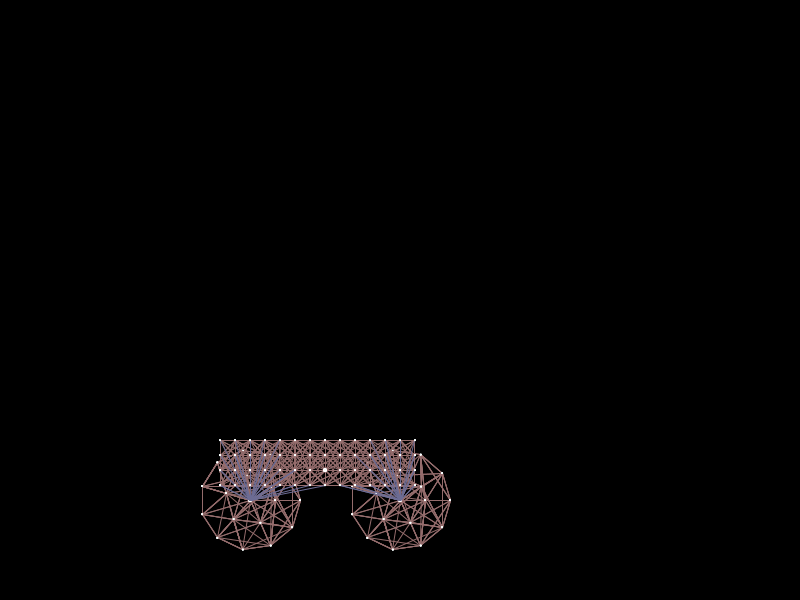
Frame 1 (no input)
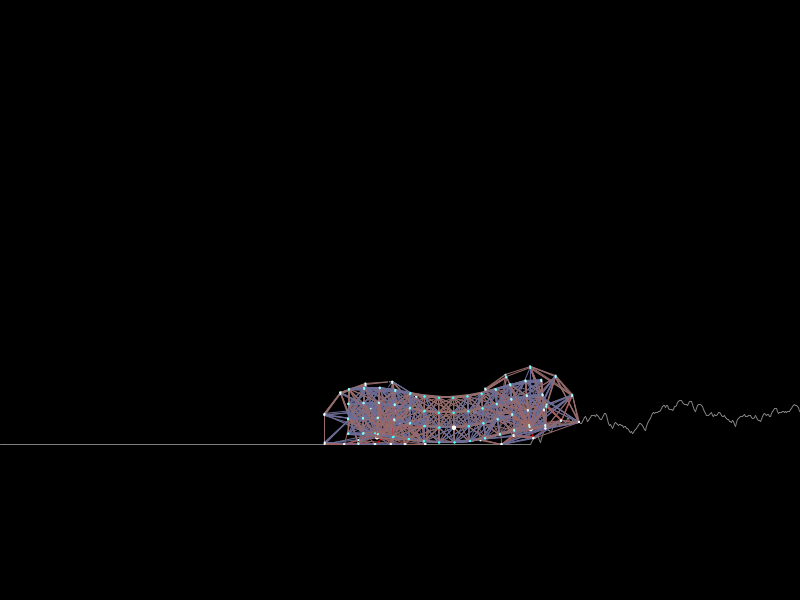
Frame 60 (the mouse pressed at the canvas centre just before this capture)
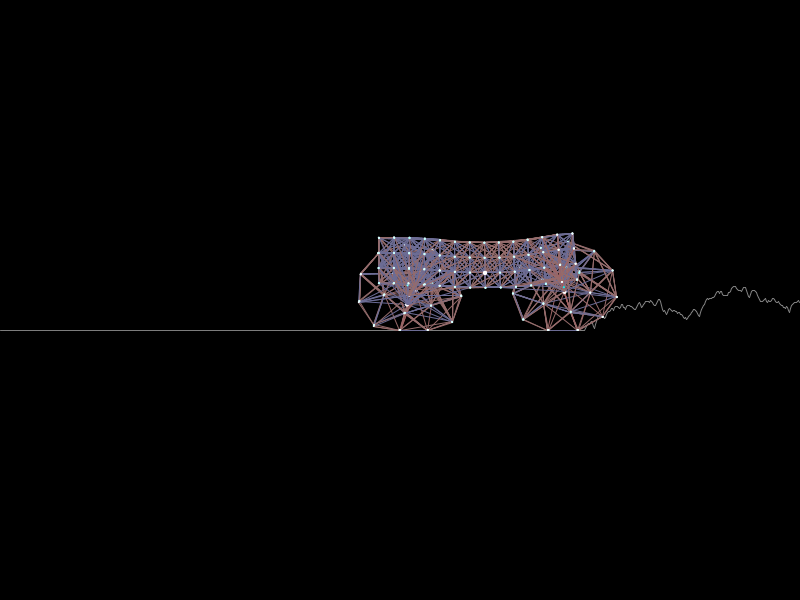
Frame 120 (the mouse held since frame 60 and released just before this capture)

The Processing sketch that drew these frames (run headless with seeded random() and noise(); from frame 60 on, the mouse is pressed at the canvas centre):

// Processing sketch: springs3d
// ── springs3d.pde
/*

Lucas Walter
July 2012
GPL 3.0

*/

boolean use_2d = true;

Particle cam;

class Terrain
{
  float ht[];
  Terrain()
  {
    ht = new float[4096];
    
    for (int i = 0; i < ht.length; i++)
    {
      ht[i] = /*-i/2 +*/ 2.5*height/6 + height/30.0*noise(i/5.0) + height/12*noise(i/50.0) + height/6*noise(i/250.0); 
    
    }
  }
  
  float getHeight(float y)
  {
    int yi  = (int)y;
    
    if (yi < 0) yi = 0;
    if (yi > ht.length-1) yi = ht.length-1;
    
    return ht[yi];
  }
  
  void draw(PVector cam_pos)
  {
    int wd = width;
    int ht = height/2;
    for (int i = 1; i < wd; i++)
    {
      stroke(128);
      // center the terrain on the cam_pos
      line(i-1, -cam_pos.y +ht + getHeight(i + cam_pos.x - wd/2-1), 
           i, -cam_pos.y +ht + getHeight(i + cam_pos.x - wd/2));
    } 
  }
  
}

Terrain terrain;

class Particle
{
  PVector p;
  PVector v;
  PVector a;
  
  Particle(PVector new_p)
  {
    p = new PVector(new_p.x, new_p.y, new_p.z);
    v = new PVector();
    a = new PVector();
    
    //println("Pr " + p); 
  }
  
  void addForce(PVector new_f)
  {
    // TBD add mass later
    a.add(new_f);
  }
  
  void update() // = new PVector(0,-0.1,0))
  {
    //a.add(new_a);
    v.add(a);
    
    if (use_2d)
      v.z = 0;
    
    p.add(v);   
    
    if (terrain != null) {
    float ht = terrain.getHeight(p.x);
    if (p.y > ht) {
      
      //if (v.y > 10.0) // destroy ground under impact
        //terrain.ht[(int)p.x] = p.y;
        // not working great yet.
      p.y = ht;
      //v.mult(-0.5);
      //if (v.y > 0)
        v.y = -v.y*0.3; //.99;
       
       float depth = abs(p.y -ht);
       if (depth <4.0) depth = 4.0;
       v.x /= depth*depth;
       v.z /= depth*depth;
       
       //println(v.x + "   " + v.z);
    }
    }
     
    // make things viscous
    v.mult(0.99);
    
    // need new forces in next time step
    a.mult(0);
  }
  
  void draw()
  {
    float vel = v.mag();
    noStroke();
    fill(255 - vel*50,255,255);
    ellipse(p.x, p.y, 2,2); 
    //ellipse(p.z, p.y, 2,2); 
  }
  
  float dist(Particle p2)
  {
    return p.dist(p2.p);
  }
  
  float distManhattan(Particle p2)
  {
    return abs(p.x-p2.p.x) + abs(p.y-p2.p.y) + abs(p.z-p2.p.z);
  }
  
  /*
  static PVector sub(Particle p1, Particle p2)
  {
    return PVector.sub(p1,p2); 
  }
  */  
}

class Spring 
{
   
  Particle v1, v2;
  
  float rest;
  float K; // spring constant
  float C; // damping constant
  float Tf; // torsional damping
  
  float dis;
  float x;
  float x_old; // old length
  
  boolean alter_1, alter_2;
 
 // Spring(Particle new_v1, Particle new_v2, float new_K)
   Spring(Particle new_v1, Particle new_v2, 
      float new_K, float new_C, 
      boolean new_alter_1, boolean new_alter_2)
  {
    v1 = new_v1;
    v2 = new_v2;
    K = new_K;
    
    C = new_C; // 0.010;
    Tf = 0.015;
     
    rest = v1.dist(v2);
    
    alter_1 = new_alter_1;
    alter_2 = new_alter_2;
    //println(rest + ": " + v1.p + " ,   " + v2.p + ": " + K);
  } 
  
  /*
  Spring(Particle new_v1, Particle new_v2, float new_K, 
      boolean new_alter_1, boolean new_alter_2)
  {
    alter_1 = new_alter_1;
    alter_2 = new_alter_2;
    
    return Spring.Spring(new_v1, new_v2, new_K);
  }*/
  
  void update()
  {
    dis = v1.dist(v2); 
    x = rest - dis; 
    
    // hard max
    if (x > 2.0 * dis) x = 2.0*dis;
    
    float acc = -K * x;
    
    // diff_o points from v1 TO v2
    PVector diff_o = PVector.sub(v2.p, v1.p);
    diff_o.normalize();
    
    PVector diff = new PVector(0.0,0.0,0.0);
    diff.set(diff_o);
    diff.mult(acc);
    if (alter_1)
      v1.addForce(diff);
    diff.mult(-1.0);
    if (alter_2)
      v2.addForce(diff);
    
    PVector diffC = new PVector(0.0,0.0,0.0);
    diffC.set(diff_o);
    
    float dx = x_old - x;
    if (dx > rest) dx = rest;
    if (dx < -rest) dx = -rest;
    
    diffC.mult(dx*C);
    
    x_old = x;
    if (alter_1)
      v1.addForce(diffC);
    diffC.mult(-1.0);
    if (alter_2)
      v2.addForce(diffC);
    
    // Find tangential velocities
    if (Tf != 0) {
    PVector diff1  = new PVector(0.0,0.0,0.0);
    diff1.set(diff_o);
    
    // find the vector component of velocity that points towards
    // the other particle
    float vdot1 = v1.v.dot(diff1);
    diff1.mult(vdot1);
    PVector vel_tan_1 = PVector.sub(v1.v, diff1);
    
    PVector diff2  = new PVector(0.0,0.0,0.0);
    diff2.set(diff_o);
    
    // find the vector component of velocity that points towards
    // the other particle
    float vdot2 = v2.v.dot(diff2);
    diff2.mult(-vdot2);
    PVector vel_tan_2 = PVector.sub(v2.v, diff2);
    
    PVector avg_tan_vel = PVector.add(vel_tan_1, vel_tan_2);
    avg_tan_vel.div(2);
    
    // now get non-average tangential velocities:
    vel_tan_1.sub(avg_tan_vel);
    vel_tan_2.sub(avg_tan_vel);
    
    // point in opposite directions to opposing the movement
    vel_tan_1.mult(-Tf);
    vel_tan_2.mult(-Tf);
    
    v1.addForce(vel_tan_1);
    v2.addForce(vel_tan_2);
    }
   

 
  }
  
  void draw()
  {
    // transparency is very slow
    
    int  f;
    if (dis > rest) {
      f =  (int)(dis/rest*20.0);
      stroke(128-f, 128-f, 128+f); //, 10);
    } else {
      f =  (int) (rest/dis*20.0);
      stroke(128+f, 128-f,128-f);//,10);
    }
    
    //if (dis > 2.0*rest)
    //if (count == 0)
    //  println(f + ", " + rest + "  " + dis + "   ");

    line(v1.p.x, v1.p.y, v2.p.x, v2.p.y);
    
    //line(v1.p.z, v1.p.y, v2.p.z, v2.p.y);
  }
}

PVector gravity;

class Structure
{
  ArrayList springs;
  ArrayList masses;
   
  PVector axle;
  
  ArrayList cen;
  
  float Cf;
  float Kf;
  float SP;
  
  Structure(int NM_x, int NM_y, float new_SP, PVector offset, boolean make_circle)
  {
    springs = new ArrayList();
    masses = new ArrayList();
    cen = new ArrayList();
    int Z_NM = 3;

    Cf = 0.02;
    //if (use_2d) Z_NM = 1;
    SP = new_SP;// 10.0;
    Kf = 0.09;// * SP/10.0;

  for (int k = 0; k < Z_NM; k++) {
  if (make_circle) {
    for (int r = 0; r < NM_x/2; r++) {
     for (int a =  0; a < NM_y; a+= (NM_x/2-r)) {
       float rad = r *SP;
       float angle = (float)a*2.0*PI/(float)NM_y;
       Particle p = new Particle(new PVector(rad * cos(angle), rad*sin(angle), k*SP));
       p.p.add(offset);

       masses.add(p);
       
        if (r ==0) {
         cen.add(p);
         break;
       }
     }}
  } else {
  //final int TNM = NM*NM;

  for (int i = -NM_x/2; i < NM_x/2; i++) {
     for (int j =  -NM_y/2; j < NM_y/2; j++) {
       
    Particle p = new Particle(new PVector(SP*i, SP*j, k*SP));
    
    p.p.add(offset);
    
    if ((i ==0) && (j==0)) cen.add(p);
    
    masses.add(p);
    
     }}
    
  } // make rectangle
  
  }// k
     
     
  for (int i = 0; i < masses.size(); i++) {
    for (int j = 0; j < masses.size(); j++) {
      if (i == j) continue;
      
      Particle p1 = (Particle)masses.get(i);
      Particle p2 = (Particle)masses.get(j);
      
      float dis = p1.distManhattan(p2);
      
      if (dis > SP*3) continue;
      
      float new_Kf = Kf;
      float new_Cf = Cf;
      
      if (dis > SP) {
        //new_Kf = pow(new_Kf, dis/10.0);
        new_Kf /= dis/(0.6*SP);
        new_Cf /= dis/(0.6*SP);
      }
      
      Spring s = new Spring(p1, p2, new_Kf, new_Cf, true, true);
      springs.add(s); 
        
    }}
    
  println("num masses " + masses.size() + ", springs " + springs.size());
  
  
  axle = new PVector(0.0,0.0,1.0); 
  }
  
  
  ///////////////////////////////////////
  void draw()
  {
    pushMatrix();
     for (int i = 0; i < springs.size(); i++) {
    Spring sp = (Spring) springs.get(i);
   // println(i);
    sp.update(); 
    }
  
  //cen.p.mult(0);
  
    for (int i = 0; i < masses.size(); i++) {
    Particle pr = (Particle) masses.get(i);
    pr.addForce(gravity); 
    pr.update();
    
    //cen.p.add(pr.p);
    
    }
  //cen.p.div(masses.size());
  
 
  //println(cam.p + "  " + cen.p);
  
  translate(-cam.p.x + width/2, -cam.p.y + height/2);
 
  ////////////////////////////////////////
  for (int i = 0; i < springs.size(); i+=4) {
    Spring sp = (Spring) springs.get(i);
    sp.draw();
  }
  
  for (int i = 0; i < masses.size(); i++) {
    Particle pr = (Particle) masses.get(i);
   pr.draw();
  }
  
  
   for (int i = 0; i < cen.size(); i++) {
     fill(255);
    Particle pr = (Particle) cen.get(i);
    ellipse(pr.p.x, pr.p.y, 4,4);
  }

  
   popMatrix();
  }
  
  void addTorque(boolean rotate_clockwise, Particle cn, float range)
  {
    float tq = 0.6;
    //println (count + " torque " + key); 
     //Particle cn = (Particle) cen.get(0);
     
     for (int i = 0; i < masses.size(); i++) {
       Particle pr = (Particle) masses.get(i);
       PVector rad = PVector.sub(pr.p, cn.p);
       
       if (rad.mag() > range) continue;
       
       rad.normalize();
       PVector torque = rad.cross(axle);
       
       if (rotate_clockwise)
        torque.mult(tq);
       else
        torque.mult(-tq);
       
       pr.addForce(torque);
       
     }
 
     
  } // addTorque
  
  void connectCen(Structure s2, float max_dist)
  {
   
    for (int i = 0; i < s2.masses.size(); i++) {
      for (int j = 0; j < cen.size(); j++) {
      Particle pr = (Particle) s2.masses.get(i);
      Particle cn = (Particle) cen.get(j);
      
      float dis = cn.distManhattan(pr);
      
      float new_Kf = Kf*4;
      float new_Cf = Cf;
      
      if (dis < max_dist) {
        if (dis > s2.SP) {
        //new_Kf = pow(new_Kf, dis/10.0);
        new_Kf /= dis/(0.7*s2.SP);
        new_Cf /= dis/(0.7*s2.SP);
        }
      
        Spring s = new Spring(cn, pr, new_Kf, new_Cf, true, true);
        s2.springs.add(s); 
      }
    }}
  }
} // Structure

Structure wheel1, wheel2, body;

///////////////////////////////////////////////////////////////////////////////////
///////////////////////////////////////////////////////////////////////////////////
///////////////////////////////////////////////////////////////////////////////////
//
//
//
//
///////////////////////////////////////////////////////////////////////////////////
Particle p1, p2, p3;//p4;
Spring sp1,sp2,sp3;

void setup() 
{
  size(800, 600);  
  frameRate(20);
  
  gravity = new PVector(0.0, 0.11, 0.0);
  terrain = new Terrain();
  cam = new Particle(new PVector(0,0,0));
  
  if (true) {
    wheel1 = new Structure(6,11, 25.0, new PVector(-150,200,0) , true);
    wheel2 = new Structure(6,11, 25.0, new PVector(0,200,0) , true);
    body   = new Structure(15,4, 15.0, new PVector(-75,170,0) , false );
    
    wheel1.connectCen(body,100.0);
    wheel2.connectCen(body,100.0);

    Spring s = new Spring((Particle)wheel1.cen.get(0), cam, 0.001, 0.49, false, true);
    s.rest = 0;
    wheel1.springs.add(s); 
  } else {
    float Cf = 0.4;
    float Kf = 0.5;
     p1 = new Particle(new PVector(width/2,10,0)); 
     p2 = new Particle(new PVector(width/2,40,0)); 
     p3 = new Particle(new PVector(width/2 + 20,10,0)); 
     sp1 = new Spring(p1, p2, Kf, Cf, true, true);
     //sp1.rest = 15;
     
     sp2 = new Spring(p2, p3, Kf, Cf, true, true);
     
     sp3 = new Spring(p1, p3, Kf, Cf, true, true);
   }
}

int count = 0;

/////////////////////////////////////////////////
void draw()
{
  background(0,0,0);
  //fill(0,180);
  //rect(0,0,width,height);
  
  terrain.draw(cam.p);
  
  
  if (true) {
  
wheel1.draw();
wheel2.draw();
body.draw();
 cam.update();
  
  if (keyPressed)
  {
    if ((key == 'j') || (key == 'k')) {
     boolean dir = (key=='j' ? true : false);
     Particle cn = (Particle)wheel1.cen.get(0);
     wheel1.addTorque( dir, cn, 80.0);
     body.addTorque( !dir, cn, 30.0);
     
     Particle cn2 = (Particle)wheel2.cen.get(0);
     wheel2.addTorque( dir, cn2, 60.0);
    }
  }
  } else {
    translate(-cam.p.x + width/2,0);//-cam.p.y);
    sp1.update();
     sp2.update();
      sp3.update();
    p1.addForce(gravity);
    p1.update();
    p2.addForce(gravity);
    p2.update();  
    p3.addForce(gravity);
    p3.update(); 
    sp1.draw();
    sp2.draw();
    sp3.draw();
    p1.draw();
    p2.draw();
    p3.draw();
  }
  
  count++;
}
